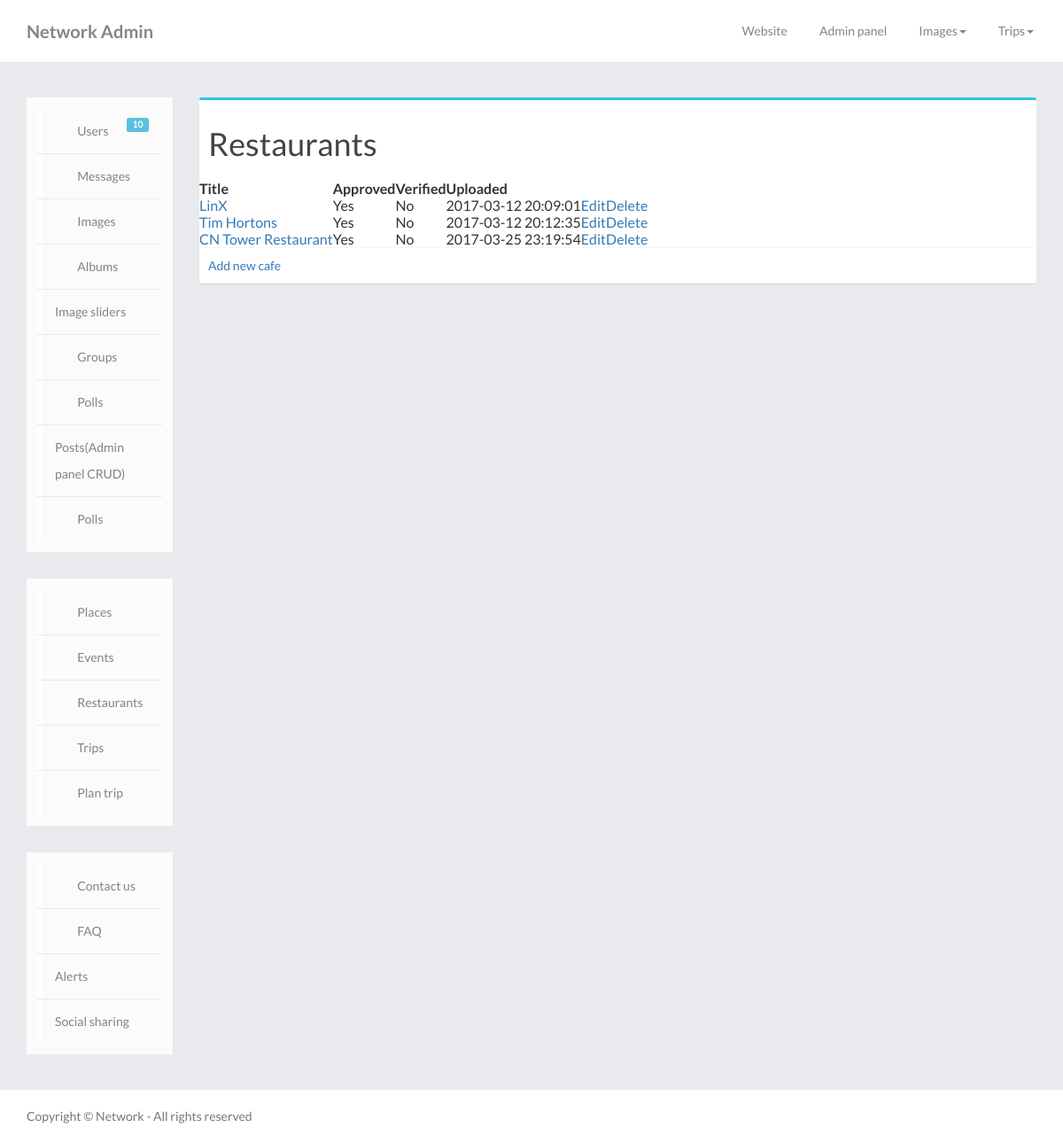
Page /admin.php?feature=cafes&action=viewlist on the committed database.
### tables this page shows
CREATE TABLE `restaurants` (
  `id` int(10) NOT NULL,
  `global_type` int(11) NOT NULL DEFAULT '3',
  `cat_id` int(10) NOT NULL,
  `title` varchar(255) NOT NULL,
  `image` varchar(255) DEFAULT NULL,
  `description` text NOT NULL,
  `contact` varchar(255) DEFAULT NULL,
  `address` varchar(255) NOT NULL,
  `lat` varchar(255) NOT NULL,
  `lng` varchar(255) NOT NULL,
  `working_hours` varchar(255) NOT NULL,
  `rating` varchar(255) NOT NULL DEFAULT '0',
  `posted_by` int(10) NOT NULL,
  `posted_date` datetime NOT NULL,
  `approved` int(11) NOT NULL DEFAULT '0',
  `verified` int(11) NOT NULL DEFAULT '0'
);

### features/restaurants/models/cafe.php (called while the page is built, shortened)
<?php
class CafeDAO
{
    private $db;
    public function __construct($db)
    {
        $this->db=$db;
    }
    public function getCafes(){
        $query ="SELECT * FROM restaurants";
        $pdostmt=$this->db->prepare($query);
        $pdostmt->execute();
        $cafes=$pdostmt->fetchAll(PDO::FETCH_CLASS,"Cafe");
        return $cafes;
    }
}
class Cafe implements JsonSerializable
{
    private $id;
    private $title;
    private $posted_date;
    private $approved=0;
    private $verified=0;
    public function getId()
    {
        return $this->id;
    }
    public function getTitle()
    {
        return $this->title;
    }
    public function getPosted()
    {
        return $this->posted_date;
    }
    public function getApproved()
    {
        return $this->approved;
    }
    public function getVerified()
    {
        return $this->verified;
    }
}

### features/restaurants/admin_views/view_cafes.php (the view)
<div class="box">
	<h1 class="box-header">Restaurants</h1>
    <table>
        <tr>
            <th>Title</th>
            <th>Approved</th>
            <th>Verified</th>
            <th>Uploaded</th>
            <th></th>
            <th></th>
        </tr>
        <?php $counter = 0; foreach ($cafes as $cafe) {?>
        <tr>
            <td>
                <a href='admin.php?feature=cafes&action=editcafe&id=<?php echo($cafe->getId());?>'><?php echo(  $cafe->getTitle());?></a><br/>
            </td>
            <td>
                <?php echo $cafe->getApproved() ? "Yes":"No";?>
            </td>
            <td>
                <?php echo $cafe->getVerified()? "Yes":"No";?>
            </td>
            <td>
                <?php echo $cafe->getPosted();?>
            </td>
            <td>
                <a href='admin.php?feature=cafes&action=editcafe&id=<?php echo($cafe->getId());?>'>Edit</a>
            </td>
            <td>
                <a href='admin.php?feature=cafes&action=deletecafe&id=<?php echo($cafe->getId());?>'>Delete</a>
            </td>
        </tr>
        <?php };?>
    </table>
    <div class="box-footer">
        <a href="admin.php?feature=cafes&action=addcafe">Add new cafe</a>
    </div>
</div>

### css/timeline.css (style rules this page uses)
html { position: relative; min-height: 100%; }
body { font-family: Lato,"Helvetica Neue",Arial,Verdana,Tahoma,"Lucida Sans",FreeSans,"Lucida Sans Unicode","Luxi Sans",sans-serif; background: #e9eaed; overflow-x:hidden; }
.box { position: relative; border-radius: 3px; background: #ffffff; border-top: 3px solid #2dc3e8; margin-bottom: 20px; width: 100%; box-shadow: 0 1px 1px rgba(0,0,0,0.1); }
.box-header { color: #444; display: block; padding: 10px; position: relative; }
.box-footer { border-top-left-radius: 0; border-top-right-radius: 0; border-bottom-right-radius: 3px; border-bottom-left-radius: 3px; border-top: 1px solid #f4f4f4; padding: 10px; background-color: #fff; }
a, a:hover { text-decoration: none; }

### rows in the picture
restaurants: title "LinX", approved "Yes", verified "No", posted_date "2017-03-12 20:09:01"
restaurants: title "Tim Hortons", approved "Yes", verified "No", posted_date "2017-03-12 20:12:35"
restaurants: title "CN Tower Restaurant", approved "Yes", verified "No", posted_date "2017-03-25 23:19:54"
